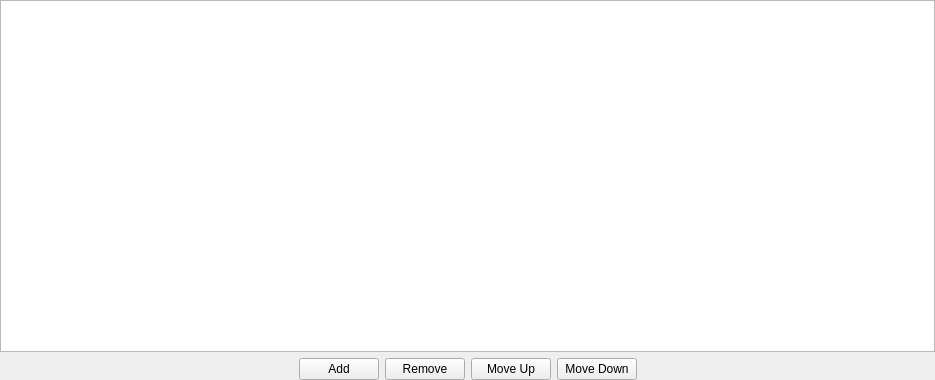
<?xml version="1.0" encoding="UTF-8"?>
<ui version="4.0">
 <class>CardTableWidget</class>
 <widget class="QWidget" name="CardTableWidget">
  <property name="geometry">
   <rect>
    <x>0</x>
    <y>0</y>
    <width>935</width>
    <height>380</height>
   </rect>
  </property>
  <property name="windowTitle">
   <string>Form</string>
  </property>
  <layout class="QVBoxLayout" name="verticalLayout">
   <property name="leftMargin">
    <number>0</number>
   </property>
   <property name="topMargin">
    <number>0</number>
   </property>
   <property name="rightMargin">
    <number>0</number>
   </property>
   <property name="bottomMargin">
    <number>0</number>
   </property>
   <item>
    <widget class="QTableView" name="tableView">
     <property name="alternatingRowColors">
      <bool>true</bool>
     </property>
     <property name="selectionBehavior">
      <enum>QAbstractItemView::SelectRows</enum>
     </property>
     <property name="gridStyle">
      <enum>Qt::DashLine</enum>
     </property>
    </widget>
   </item>
   <item>
    <layout class="QHBoxLayout" name="horizontalLayout">
     <item>
      <spacer name="horizontalSpacer">
       <property name="orientation">
        <enum>Qt::Horizontal</enum>
       </property>
       <property name="sizeHint" stdset="0">
        <size>
         <width>40</width>
         <height>20</height>
        </size>
       </property>
      </spacer>
     </item>
     <item>
      <widget class="QPushButton" name="buttonAddCard">
       <property name="toolTip">
        <string>Add Single Card</string>
       </property>
       <property name="toolTipDuration">
        <number>5000</number>
       </property>
       <property name="text">
        <string>Add</string>
       </property>
       <property name="icon">
        <iconset>
         <normaloff>icon_add.png</normaloff>icon_add.png</iconset>
       </property>
       <property name="checkable">
        <bool>false</bool>
       </property>
      </widget>
     </item>
     <item>
      <widget class="QPushButton" name="buttonRemoveCard">
       <property name="toolTip">
        <string>Remove Selected Card(s)</string>
       </property>
       <property name="toolTipDuration">
        <number>5000</number>
       </property>
       <property name="text">
        <string>Remove</string>
       </property>
       <property name="icon">
        <iconset>
         <normaloff>icon_remove.png</normaloff>icon_remove.png</iconset>
       </property>
      </widget>
     </item>
     <item>
      <widget class="QPushButton" name="buttonUp">
       <property name="toolTip">
        <string>Shift Selection Up</string>
       </property>
       <property name="toolTipDuration">
        <number>5000</number>
       </property>
       <property name="text">
        <string>Move Up</string>
       </property>
       <property name="icon">
        <iconset>
         <normaloff>icon_up.png</normaloff>icon_up.png</iconset>
       </property>
      </widget>
     </item>
     <item>
      <widget class="QPushButton" name="buttonDown">
       <property name="toolTip">
        <string>Shift Selection Down</string>
       </property>
       <property name="toolTipDuration">
        <number>5000</number>
       </property>
       <property name="text">
        <string>Move Down</string>
       </property>
       <property name="icon">
        <iconset>
         <normaloff>icon_down.png</normaloff>icon_down.png</iconset>
       </property>
      </widget>
     </item>
     <item>
      <spacer name="horizontalSpacer_2">
       <property name="orientation">
        <enum>Qt::Horizontal</enum>
       </property>
       <property name="sizeHint" stdset="0">
        <size>
         <width>40</width>
         <height>20</height>
        </size>
       </property>
      </spacer>
     </item>
    </layout>
   </item>
  </layout>
 </widget>
 <resources/>
 <connections/>
</ui>
